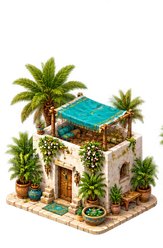
#> input picture assets/building-0.png, 163 x 248 px, given in place of gmbn_1.png, which was not available
$ python export_art.py
#> lines starting #> are read from the running program, lines starting #| are printed output that depends on the picture
#!/usr/bin/env python3
"""Decode Cradle of Rome Beta textures and export the XML-defined sprites."""

import argparse
import re
import struct
from pathlib import Path

from PIL import Image, ImageDraw

from analyze import DEFAULT_ROOT, legacy_xml


# ETC1 RGB8 modifier magnitudes, in codeword order.
# https://registry.khronos.org/OpenGL/extensions/OES/OES_compressed_ETC1_RGB8_texture.txt
MODIFIERS = ((2, 8), (5, 17), (9, 29), (13, 42), (18, 60), (24, 80), (33, 106), (47, 183))


def palette(color, codeword):
    small, large = MODIFIERS[codeword]
    return [bytes(max(0, min(255, channel + delta)) for channel in color)
            for delta in (small, large, -small, -large)]


def decode_etc(path):
    data = path.read_bytes()
    if len(data) < 128 or data[:8] != b"DDS |\x00\x00\x00" or data[84:88] != b"ETC ":
        raise ValueError(f"{path}: expected a DDS texture with the ETC FourCC")
    height, width, length = struct.unpack_from("<III", data, 12)
    mipmaps, = struct.unpack_from("<I", data, 28)
    if (not width or not height or width % 4 or height % 4 or mipmaps != 1
            or length != width * height // 2 or len(data) != 128 + length):
        raise ValueError(f"{path}: unexpected ETC texture dimensions or payload length")

    rgb = bytearray(width * height * 3)
    blocks_per_row = width // 4
    for i, (red, green, blue, mode, selectors) in enumerate(
            struct.iter_unpack(">4BI", memoryview(data)[128:])):
        channels = red, green, blue
        if mode & 2:
            first = [channel >> 3 for channel in channels]
            deltas = [(channel & 3) - (channel & 4) for channel in channels]
            second = [base + delta for base, delta in zip(first, deltas)]
            if any(not 0 <= channel < 32 for channel in second):
                raise ValueError(f"{path}: invalid ETC1 differential block {i}")
            first, second = ([c << 3 | c >> 2 for c in color] for color in (first, second))
        else:
            first = [(channel >> 4) * 17 for channel in channels]
            second = [(channel & 15) * 17 for channel in channels]
        colors = palette(first, mode >> 5), palette(second, (mode >> 2) & 7)
        block_y, block_x = divmod(i, blocks_per_row)
        for y in range(4):
            row = ((4 * block_y + y) * width + 4 * block_x) * 3
            for x in range(4):
                subblock = (y if mode & 1 else x) // 2
                bit = x * 4 + y
                selector = ((selectors >> bit) & 1) | ((selectors >> (bit + 15)) & 2)
                start = row + x * 3
                rgb[start:start + 3] = colors[subblock][selector]
    return Image.frombytes("RGB", (width, height), bytes(rgb))


def export_textures(root, output):
    decoded = {}
    for path in sorted(root.rglob("*.etc")):
        logical = path.relative_to(root).with_suffix("")
        target = (output / logical).with_suffix(".png")
        target.parent.mkdir(parents=True, exist_ok=True)
        decode_etc(path).save(target)
        decoded[logical.as_posix()] = target
    return decoded


def export_sprites(root, apk_assets, output, decoded):
    count = 0
    for script in sorted(root.rglob("*.xml")):
        if b"<Texture " not in script.read_bytes():
            continue
        folder = output / "sprites" / script.relative_to(root).with_suffix("")
        for texture in legacy_xml(script).iter("Texture"):
            sprites = texture.findall("Sprite")
            if not sprites:
                continue
            name = texture.attrib["file"].lower().replace("\\", "/")
            source = decoded.get(name, root / name)
            if not source.is_file():
                source = apk_assets / name
            with Image.open(source) as original:
                image = original.convert("RGBA")
            folder.mkdir(parents=True, exist_ok=True)
            for sprite in sprites:
                alias = sprite.attrib["alias"]
                if not re.fullmatch(r"[\w-]+", alias):
                    raise ValueError(f"{script}: invalid sprite alias {alias!r}")
                frames = sprite.findall("Frame") or [sprite]
                for number, frame in enumerate(frames, 1):
                    x, y, width, height = map(int, frame.attrib["rect"].split())
                    if (min(x, y) < 0 or min(width, height) <= 0
                            or x + width > image.width or y + height > image.height):
                        raise ValueError(f"{script}: invalid rectangle for {alias}")
                    target = folder / f"{alias}.png"
                    if len(frames) > 1:
                        target = folder / alias / f"{number:02}.png"
                        target.parent.mkdir(exist_ok=True)
                    crop = image.crop((x, y, x + width, y + height))
                    crop.save(target)
                    count += 1
    return count


def contact_sheet(paths, target, columns, cell):
#> called with columns = 5, cell = (118, 84)
    width, height = cell
    rows = (len(paths) + columns - 1) // columns
    sheet = Image.new("RGB", (width * columns, height * rows), "#253135")
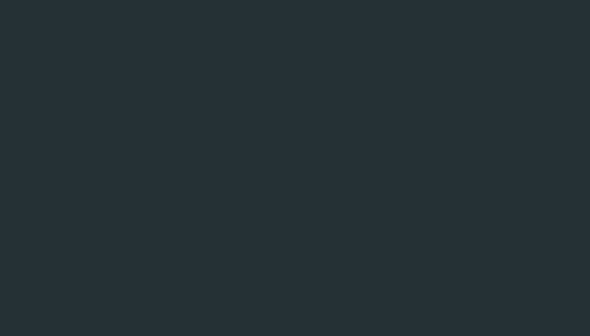
#> sheet: PIL image 590x336 RGB; mean R, G, B 37, 49, 53
    draw = ImageDraw.Draw(sheet)
    for index, path in enumerate(paths):
        row, column = divmod(index, columns)
        cx = column * width + width // 2
        with Image.open(path) as source:
#> source is the input picture: PIL image 163x248 RGBA; mean R, G, B, A 63.8, 63.1, 34.8, 107.6
            thumb = source.convert("RGBA")
            thumb.thumbnail((width - 12, height - 24), Image.Resampling.LANCZOS)
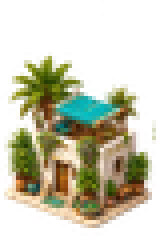
#> thumb: PIL image 39x60 RGBA (shown 4 times larger); mean R, G, B, A 70.8, 69.4, 38.4, 107.8; transparent parts drawn white
            sheet.paste(thumb, (cx - thumb.width // 2, row * height + 6), thumb)
        draw.text((cx, (row + 1) * height - 6), path.stem, fill="white", anchor="ms")
#> pass 2 of the loop in contact_sheet, `for index, path in enumerate(paths):`:
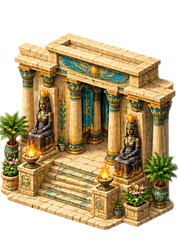
#> input picture assets/building-1.png, 179 x 248 px, given in place of gmbn_2.png, which was not available
#> in contact_sheet, source is the input picture: PIL image 179x248 RGBA; mean R, G, B, A 103.5, 85.7, 49.3, 154.7
#> in contact_sheet, `thumb.thumbnail((width - 12, height - 24), Image.Resampling.LANCZOS)`:
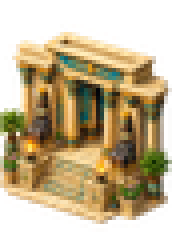
#> thumb: PIL image 43x60 RGBA (shown 4 times larger); mean R, G, B, A 112.5, 92.9, 54.7, 154.9; transparent parts drawn white
#> in contact_sheet, `sheet.paste(thumb, (cx - thumb.width // 2, row * height + 6), thumb)`:
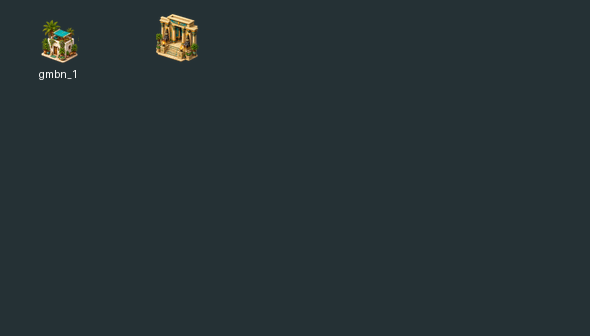
#> sheet: PIL image 590x336 RGB; mean R, G, B 38.5, 50.1, 53.4
    sheet.save(target)


def main():
    parser = argparse.ArgumentParser(description=__doc__)
    parser.add_argument("--root", type=Path, default=DEFAULT_ROOT, help="extracted resources directory")
    parser.add_argument("--apk-assets", type=Path, help="defaults to apk/assets next to the resources directory")
    parser.add_argument("--output", type=Path, help="new output directory, defaults to visuals next to resources")
    args = parser.parse_args()
    output = args.output or args.root.with_name("visuals")
    apk_assets = args.apk_assets or args.root.with_name("apk") / "assets"
    output.mkdir()
    decoded = export_textures(args.root, output)
    count = export_sprites(args.root, apk_assets, output, decoded)
    board = output / "sprites/settings/scenes/game/game_graphics"
    chips = [board / f"gmbn_{n}.png" for n in range(1, 17)] + [board / "gmbn_skull.png"]
    chips.extend(sorted(board.glob("bns_*_fld.png")))
    contact_sheet(chips, output / "board-pieces.png", 5, (118, 84))
    contact_sheet(sorted(board.glob("gm_back_*.png")), output / "board-backgrounds.png", 4, (236, 188))
    print(f"Decoded {len(decoded)} textures and exported {count} sprite and frame PNGs to {output}")


if __name__ == "__main__":
#> (the run stopped early here; a loop or call above may not have finished)
